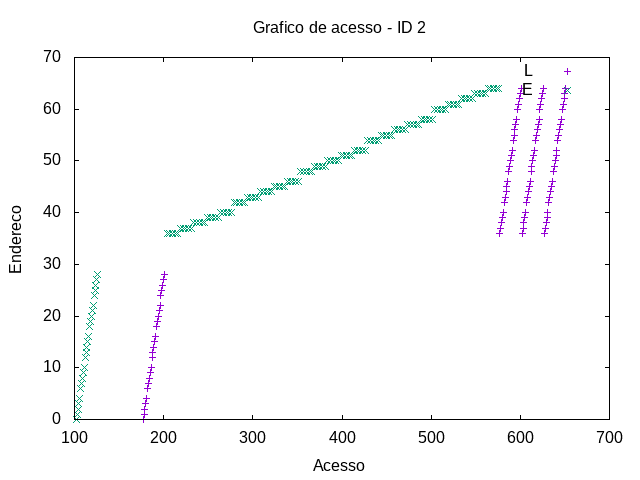

Source code (gnuplot):
set term png
set output "../out/mem/mult/-acesso-2.png"
set title "Grafico de acesso - ID 2"
set xlabel "Acesso"
set ylabel "Endereco"
plot "../out/mem/mult/-acesso-0-2.gpdat" u 2:4 w points t "L", "../out/mem/mult/-acesso-1-2.gpdat" u 2:4 w points t "E"
